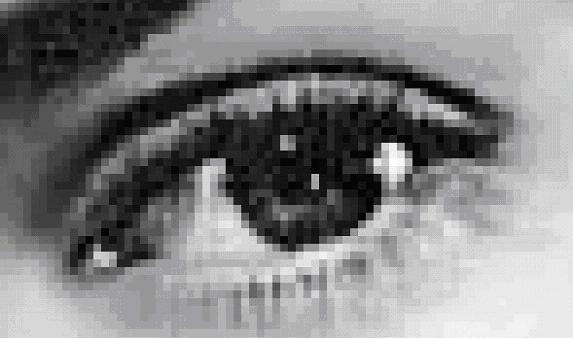
#> input picture OpenCV/images/detalhe-bitmap.bmp, 573 x 339 px, found by its file name
$ python 07Histograma.py
#> lines starting #> are read from the running program, lines starting #| are printed output that depends on the picture; after the words box and inside, x2 and y2 are one past the last pixel; in counts of white or black regions, pixels touching at a corner belong together; pictures that were not available may be replaced by others from this repository, and a replacement may not be noted
import	cv2
import	numpy	as	np
from	matplotlib	import	pyplot	as	grafico

imagem	=	cv2.imread("OpenCV/images/detalhe-bitmap.bmp",	0) #0 significa que vai ser lido em tons de cinza
#> imagem: shape (339, 573); min 0, max 255, mean 129.5
grafico.hist(imagem.ravel(),	256,	[0,256]) #ravel() transforma a imagem num vetor


imagem	=	cv2.imread("OpenCV/images/Lenna.png")
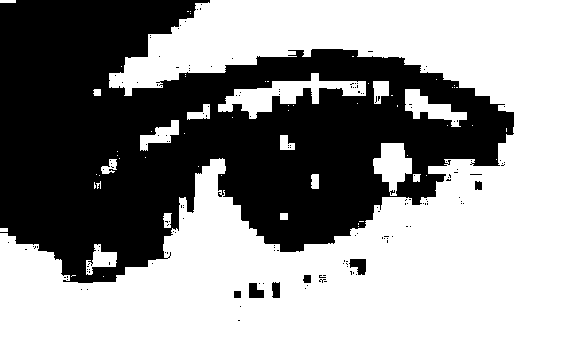
#> input picture OpenCV/images/realBitmap.bmp, 573 x 339 px, given in place of Lenna.png, which was not available
#> imagem is the input picture: shape (339, 573, 3); 57.2% white; 161 black regions (154 under 20 px), largest, box (x1, y1, x2, y2) and area: (0, 0, 514, 283) 82280, (349, 259, 366, 275) 192, (249, 283, 264, 298) 176
azul,	verde,	vermelho	=	cv2.split(imagem)
grafico.figure()        #nova figura sera gerada
grafico.hist(azul.ravel(),	256,	[0,256])
grafico.figure()
grafico.hist(verde.ravel(),	256,	[0,256])
grafico.figure()
grafico.hist(vermelho.ravel(),	256,	[0,256])

grafico.show()
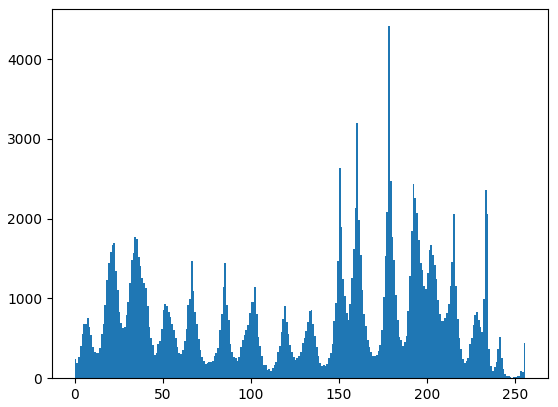
#> figure drawn by matplotlib, 1 panel; tallest bar 4413 high, from x = 178 to 179
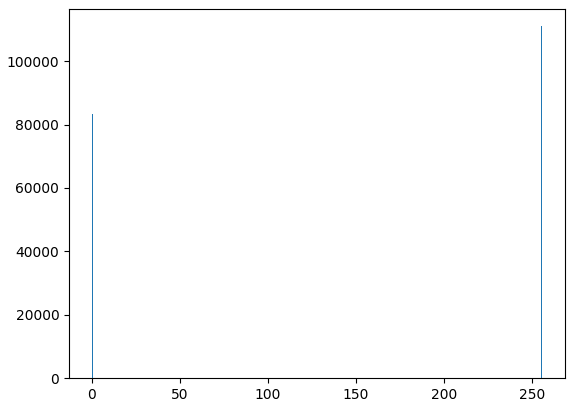
#> figure drawn by matplotlib, 1 panel; tallest bar 111033 high, from x = 255 to 256
